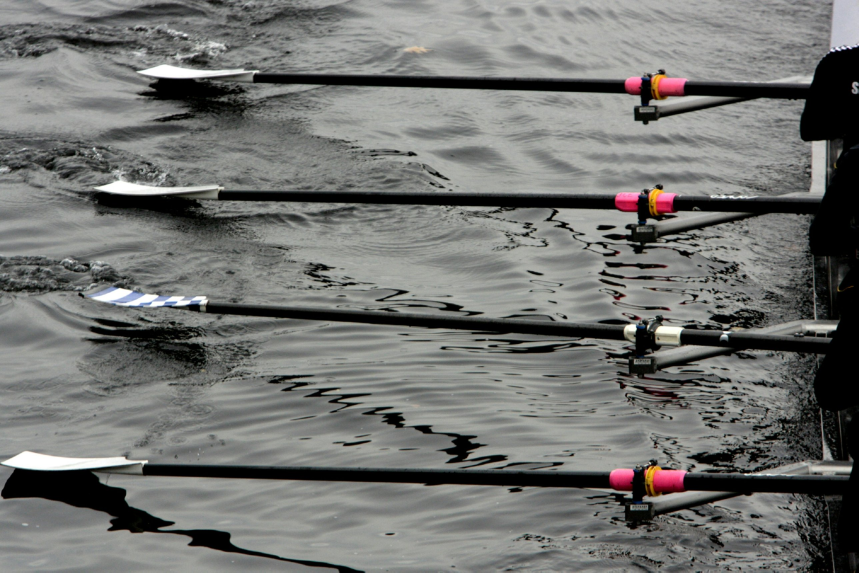
#> input picture scripts/brand-packs/atomic-rowing/oars-unsplash.jpg, 2576 x 1717 px, found by its file name (shown at 1/3 size)
$ python oars.py
#> lines starting #> are read from the running program, lines starting #| are printed output that depends on the picture
# Turns the Unsplash oars photo into the Atomic Rowing edge pattern:
# Source photo: Unsplash (free to use and adapt under the Unsplash licence).
# recoloured to the pack's purples (pink collars become the logo crimson),
# made to repeat top to bottom with no seam, faded towards the page centre,
# and mirrored for the left edge. Writes side-oars-right.webp / -left.webp.
#   python3 scripts/brand-packs/atomic-rowing/oars.py
import numpy as np
from PIL import Image

HERE = "scripts/brand-packs/atomic-rowing/"
OUT = "public/brand-packs/atomic-rowing/"
WIDTH = 1120  # drawn at twice the 560px it is shown at
BLEND = 150  # rows (in the original) cross-faded so the repeat has no seam
STRENGTH = 0.36  # how strongly it shows over the background, at the edge

src = np.asarray(Image.open(HERE + "oars-unsplash.jpg").convert("RGB")).astype(float) / 255
H, W, _ = src.shape
#> H = 1717; W = 2576

# Seamless top to bottom: the first BLEND rows fade from the photo's last
# rows into its first rows, and the tile stops BLEND rows early, so each
# repeat runs straight on from the one above it.
tile = src[: H - BLEND].copy()
t = np.linspace(0, 1, BLEND)[:, None, None]
tile[:BLEND] = src[H - BLEND :] * (1 - t) + src[:BLEND] * t
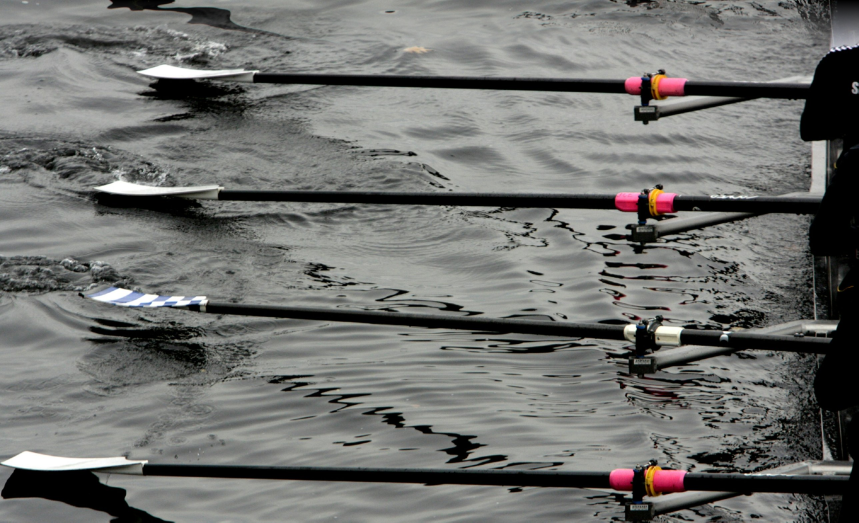
#> tile: shape (1567, 2576, 3) float64 (shown at 1/3 size); mean R, G, B 0.443, 0.446, 0.436

# Recolour by brightness. The grey water sinks into the page's own dark
# purple, while the black shafts lift to purple and the white blades to
# near white, so the oars are what you see.
lum = 0.299 * tile[..., 0] + 0.587 * tile[..., 1] + 0.114 * tile[..., 2]
stops = np.array(
    [[0x8A, 0x3A, 0xC0], [0x3A, 0x12, 0x72], [0x14, 0x08, 0x2A], [0x26, 0x10, 0x48], [0x9A, 0x33, 0xCC], [0xF3, 0xEE, 0xF8]], float
) / 255
pos = np.array([0, 0.22, 0.45, 0.66, 0.82, 1.0])
out = np.zeros_like(tile)
for c in range(3):
    out[..., c] = np.interp(lum, pos, stops[:, c])
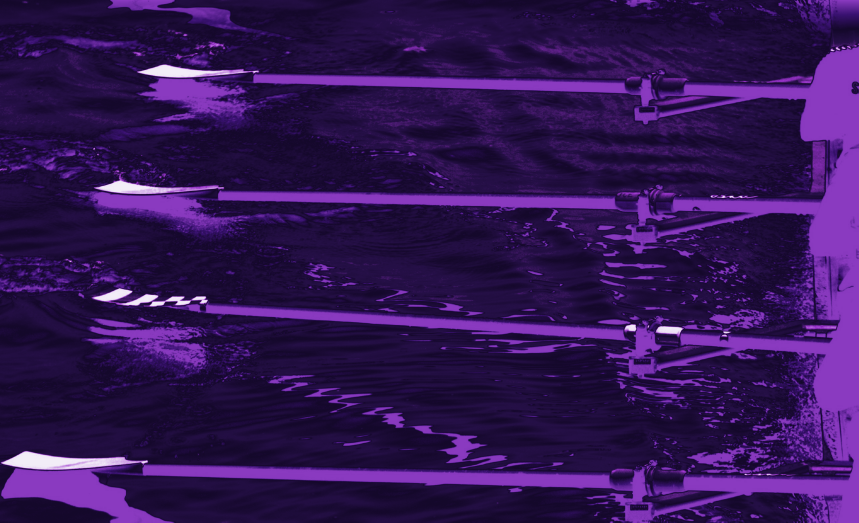
#> out: shape (1567, 2576, 3) float64 (shown at 1/3 size); mean of channels 0, 1, 2 0.197, 0.0828, 0.332; drawn as R, G, B

# The pink oar collars become the logo crimson.
r, g, b = tile[..., 0], tile[..., 1], tile[..., 2]
pink = np.clip(((r - g) - 0.25) / 0.2, 0, 1) * np.clip((r - 0.45) / 0.2, 0, 1)
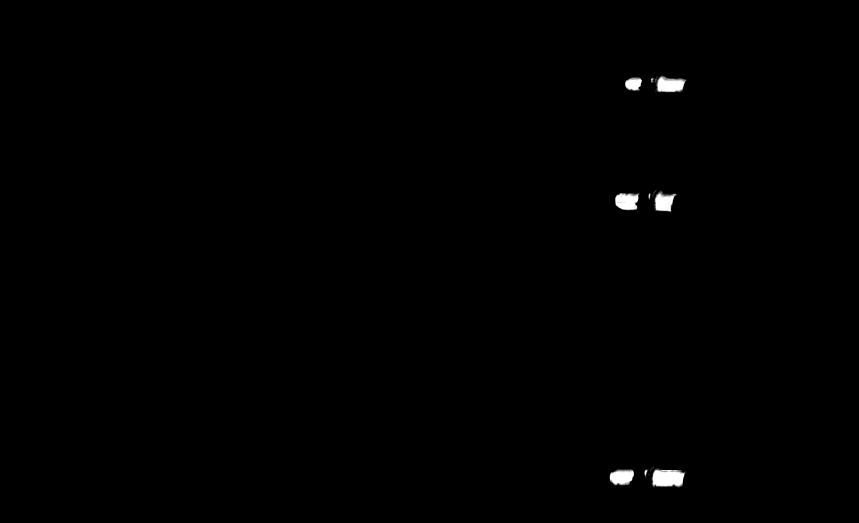
#> pink: shape (1567, 2576) float64 (shown at 1/3 size); min 0, max 1, mean 0.00413
crimson = np.array([0xCB, 0x28, 0x52], float) / 255
out = out * (1 - pink[..., None]) + crimson * pink[..., None]

# Transparency: strongest at the boat edge, fading out towards the page
# centre, and a little stronger where the picture is light (the blades).
h, w = lum.shape
#> h = 1567; w = 2576
x = np.linspace(0, 1, w)
#> x = 2576 values from 0 to 1
edge = np.clip(x / 0.3, 0, 1)
#> edge = 2576 values from 0 to 1
edge = edge * edge * (3 - 2 * edge)  # fades out only in the innermost part, past the blades' tips
detail = np.clip(np.abs(lum - 0.55) / 0.4, 0, 1)  # oars and blades, not plain water
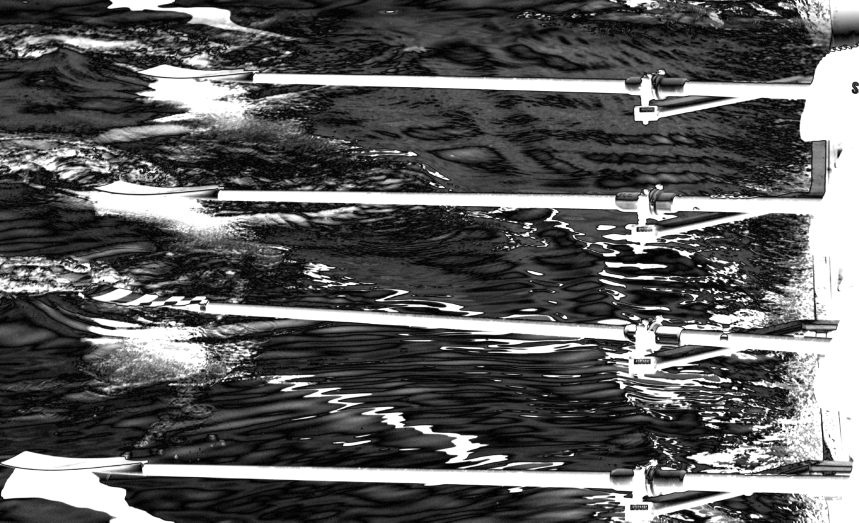
#> detail: shape (1567, 2576) float64 (shown at 1/3 size); min 2.78e-16, max 1, mean 0.363
alpha = STRENGTH * edge[None, :] * (0.25 + 0.75 * detail)
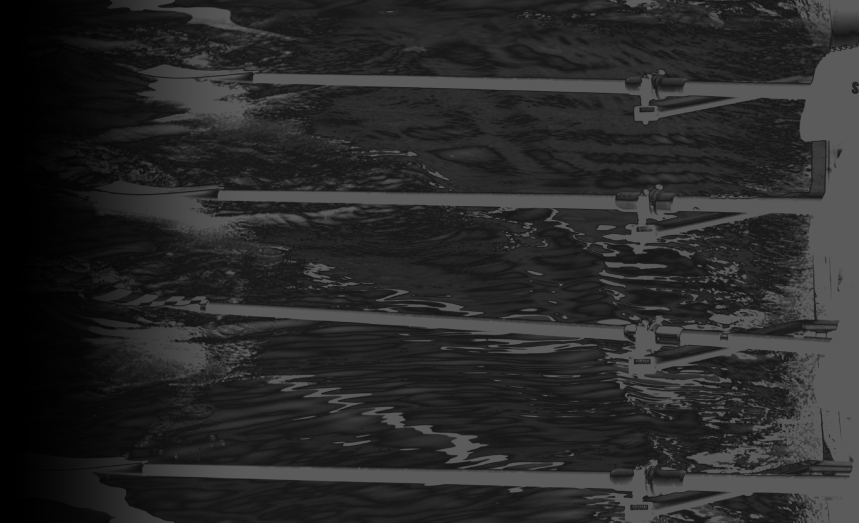
#> alpha: shape (1567, 2576) float64 (shown at 1/3 size); min 0, max 0.36, mean 0.161
alpha = np.maximum(alpha, pink * edge[None, :] * 0.75)

rgba = np.dstack([out, alpha])
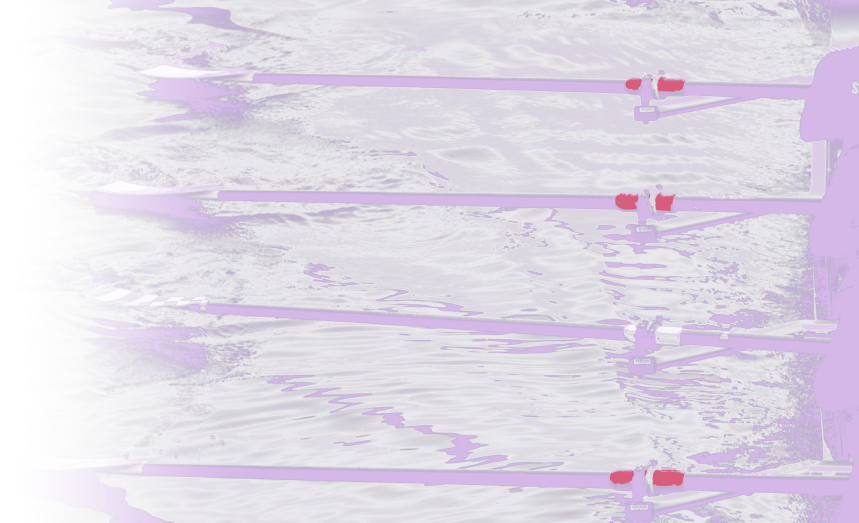
#> rgba: shape (1567, 2576, 4) float64 (shown at 1/3 size); mean of channels 0, 1, 2, 3 0.199, 0.0832, 0.332, 0.163; transparent parts drawn white
img = Image.fromarray((rgba * 255).round().astype("uint8"), "RGBA")
img = img.resize((WIDTH, round(h * WIDTH / w)), Image.LANCZOS)
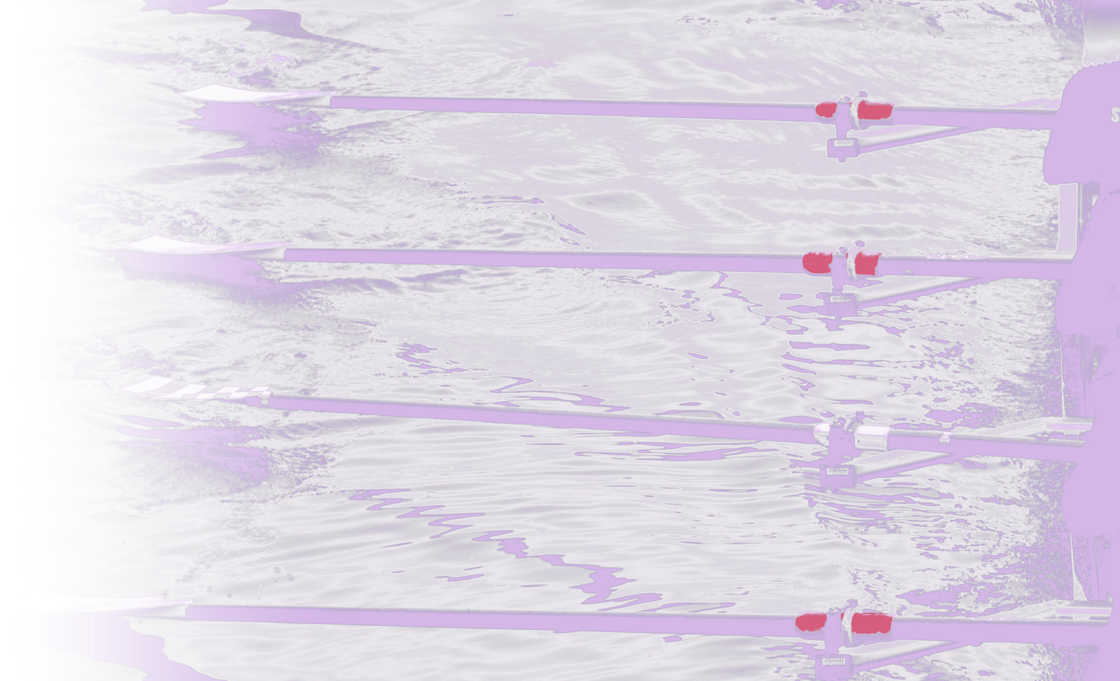
#> img: PIL image 1120x681 RGBA; mean R, G, B, A 49.2, 19.5, 82.1, 41.7; transparent parts drawn white
#> (the run stopped early here; a loop or call above may not have finished)
